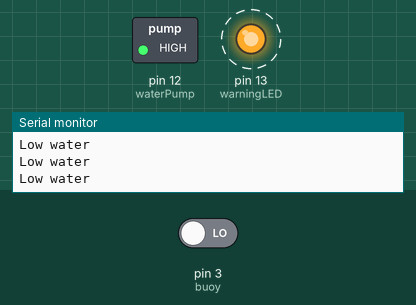
Simulated run of this sketch. Board: Arduino Uno, built with avr-gcc and run on an emulated ATmega328P. Shown: switched loads named in the sketch (green lamp = pin HIGH), output pins drawn as LEDs (lit = HIGH), the last lines printed to the serial monitor. Dashed ring = blinking. The inputs (shaded band) are chosen by the test bench; at power-on: pin 3 (buoy) LOW.

Above: at 1.3 s.
1.7 s: pin 3 (buoy) driven HIGH
At 1.7 s:
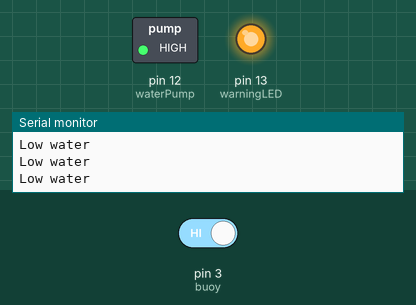
At 2.8 s:
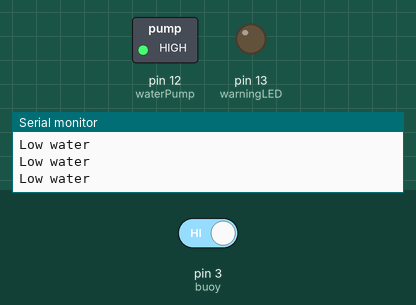
Timing chart, 0 to 4.7 s (numbered marks = the images above; inputs shaded):
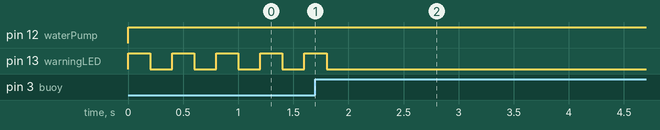

Measured:
- after the input at 1.7 s, pin 13 (warningLED): goes on until 1.8 s, then stays LOW
- by itself, pin 13 (warningLED): alternates HIGH for 0.20 s and LOW for 0.20 s

The sketch:

water.ino
```cpp
// Water Pump PIN
int waterPump = 12;

// Buoy PIN
int buoy = 3;

// Buoy Warning PIN
int warningLED = 13;
const long oneHour = 3600000;

void setup() {
    Serial.begin(9600);
    pinMode(waterPump, OUTPUT);
    pinMode(buoy, INPUT);
    pinMode(warningLED, OUTPUT);
}

// Show humidity level
int humidity(){
    int humidityRaw = analogRead(A0); // 1023 to 0 ===> 0 to 100%
    Serial.print("Humidity: ");
    Serial.println(humidityRaw);
    return(map(humidityRaw, 1023, 0, 0, 100));
}

// Verify water level
int waterLevel(){
    int waterLevelRaw = digitalRead(buoy);
    return(waterLevelRaw);
}

// Watering
void watering(){
    while(humidity() < 45){
        Serial.println("humidity under 45%");
        while(!(waterLevel())){
            digitalWrite(waterPump, HIGH);
            Serial.println("Low water in watering");
            blinkLED();
        }
        digitalWrite(waterPump, LOW);
    }
    digitalWrite(waterPump, HIGH);
}

// Blink warning LED
void blinkLED(){
    digitalWrite(warningLED, HIGH);
    delay(200);
    digitalWrite(warningLED, LOW);
    delay(200);
}

void loop(){
    digitalWrite(waterPump, HIGH);
    if(humidity() < 45 && waterLevel()){
        watering();
    }
    while(!(waterLevel())){
        Serial.println("Low water");
        blinkLED();
    }
    delay(12*oneHour);
}
```
